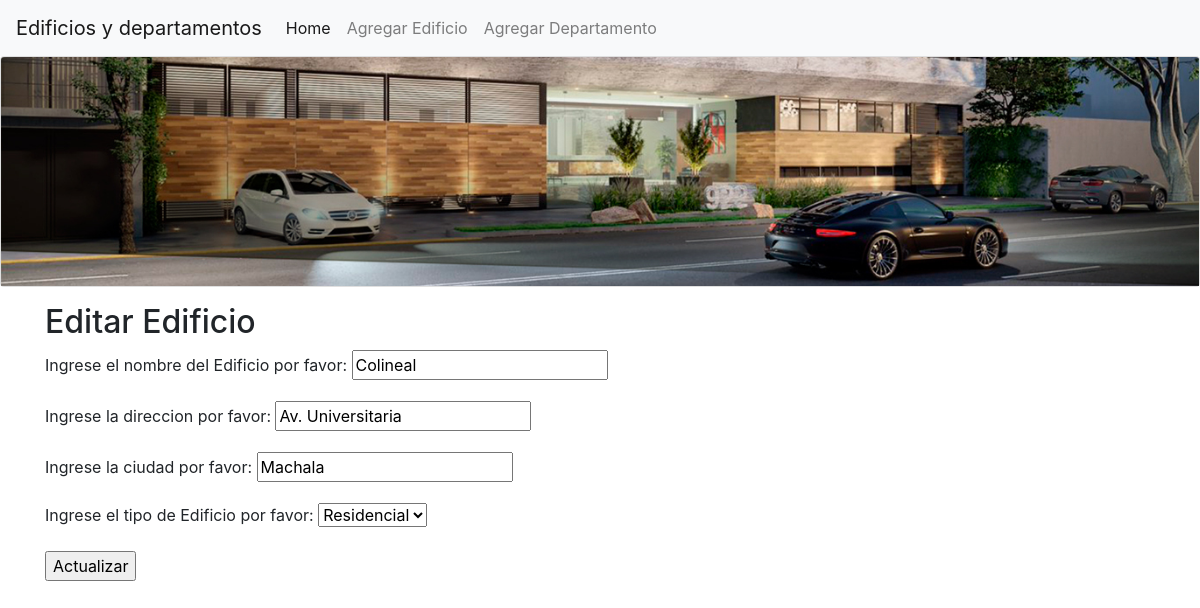
The app's page /editarEdificio/2 with its own data.
### administrativo/models.py (models this page shows, shortened)
class Edificio(models.Model):
    class Meta:
        verbose_name_plural = "Edificios"
    opciones_tipo = (
    ('residencial','Residencial'),
    ('comercial','Comercial'),
    )
    nombre = models.CharField(max_length=600)
    direccion = models.CharField(max_length=60)
    ciudad = models.CharField(max_length=40, unique=True)
    tipo = models.CharField(max_length=30, \
            choices= opciones_tipo)

### administrativo/views.py (the view)
# urls.py: path('editarEdificio/<int:id>', views.editarEdificio,
def editarEdificio(request, id):
    edificio = Edificio.objects.get(pk=id)
    if request.method=='POST':
        formulario = EdificioForm(request.POST, instance=edificio)
        print(formulario.errors)
        if formulario.is_valid():
            formulario.save()
            return redirect(index)
    else:
        formulario = EdificioForm(instance=edificio)
    diccionario = {'formulario': formulario}
    return render(request, 'editarEdificio.html', diccionario)

### administrativo/forms.py (shortened to what this page needs)
class EdificioForm(ModelForm):
    class Meta:
        model = Edificio
        fields = ['nombre', 'direccion', 'ciudad', 'tipo']
        labels = {
            'nombre': _('Ingrese el nombre del Edificio por favor'),
            'direccion': _('Ingrese la direccion por favor'),
            'ciudad': _('Ingrese la ciudad por favor'),
            'tipo': _('Ingrese el tipo de Edificio por favor'),
        }

### administrativo/templates/editarEdificio.html (shortened to what this page needs)
{% extends "master.html" %}
{% block content %}
<div class="container">
  <h2>Editar Edificio</h3>
    <form action="" method="post">
      {{formulario.as_p}}
      <p><input type='submit' value='Actualizar' /></p>
    </form>
</div>
{% endblock %}

### records on screen
Edificio: nombre "Colineal", direccion "Av. Universitaria", ciudad "Machala", tipo "Residencial"
